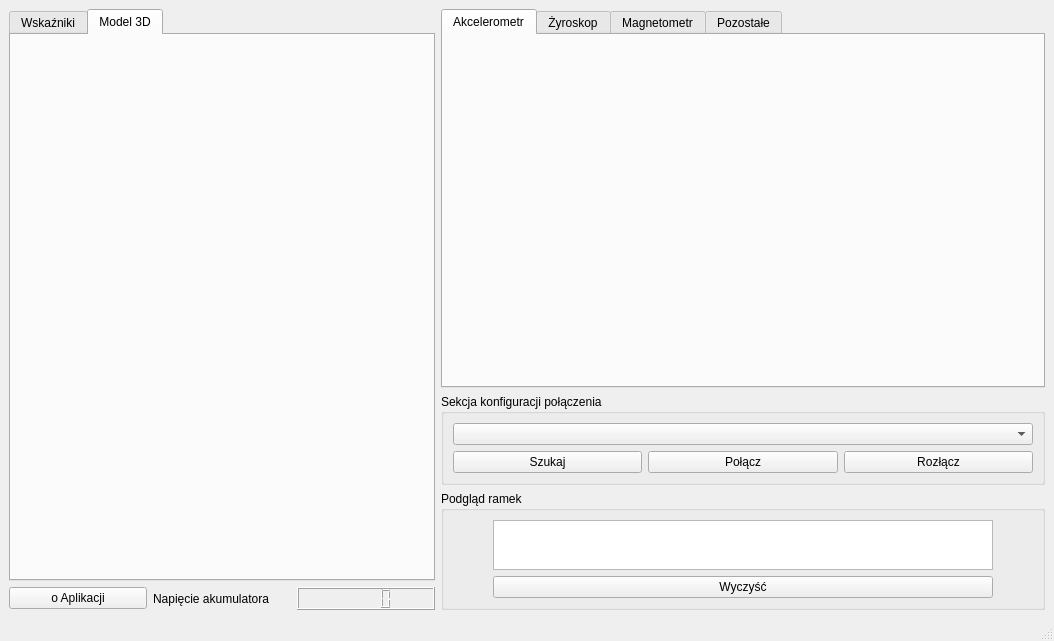
<?xml version="1.0" encoding="UTF-8"?>
<ui version="4.0">
 <class>MainWindow</class>
 <widget class="QMainWindow" name="MainWindow">
  <property name="geometry">
   <rect>
    <x>0</x>
    <y>0</y>
    <width>1054</width>
    <height>641</height>
   </rect>
  </property>
  <property name="sizePolicy">
   <sizepolicy hsizetype="Preferred" vsizetype="Preferred">
    <horstretch>0</horstretch>
    <verstretch>0</verstretch>
   </sizepolicy>
  </property>
  <property name="minimumSize">
   <size>
    <width>500</width>
    <height>50</height>
   </size>
  </property>
  <property name="windowTitle">
   <string>Wizualizacja danych z modelu rakiety</string>
  </property>
  <widget class="QWidget" name="centralwidget">
   <layout class="QGridLayout" name="gridLayout_12">
    <item row="0" column="0">
     <layout class="QVBoxLayout" name="verticalLayout_17">
      <item>
       <widget class="QTabWidget" name="tabWidget_2">
        <property name="currentIndex">
         <number>1</number>
        </property>
        <widget class="QWidget" name="tab">
         <attribute name="title">
          <string>Wskaźniki</string>
         </attribute>
         <layout class="QGridLayout" name="gridLayout_6">
          <item row="0" column="0">
           <widget class="QGroupBox" name="groupBox_7">
            <property name="sizePolicy">
             <sizepolicy hsizetype="Expanding" vsizetype="Preferred">
              <horstretch>0</horstretch>
              <verstretch>0</verstretch>
             </sizepolicy>
            </property>
            <property name="title">
             <string>Prezentacja położenia rakiety</string>
            </property>
            <layout class="QGridLayout" name="gridLayout_4">
             <item row="0" column="0">
              <layout class="QVBoxLayout" name="verticalLayout_16">
               <item>
                <layout class="QHBoxLayout" name="horizontalLayout_6">
                 <item>
                  <layout class="QVBoxLayout" name="verticalLayout_13">
                   <item>
                    <widget class="QGroupBox" name="groupBox">
                     <property name="title">
                      <string>Akcelerometr</string>
                     </property>
                     <layout class="QGridLayout" name="gridLayout_5">
                      <item row="0" column="0">
                       <widget class="QProgressBar" name="progressBar_AccX">
                        <property name="enabled">
                         <bool>true</bool>
                        </property>
                        <property name="sizePolicy">
                         <sizepolicy hsizetype="Expanding" vsizetype="Expanding">
                          <horstretch>0</horstretch>
                          <verstretch>0</verstretch>
                         </sizepolicy>
                        </property>
                        <property name="minimum">
                         <number>-100</number>
                        </property>
                        <property name="maximum">
                         <number>100</number>
                        </property>
                        <property name="value">
                         <number>-100</number>
                        </property>
                        <property name="orientation">
                         <enum>Qt::Vertical</enum>
                        </property>
                       </widget>
                      </item>
                      <item row="0" column="1">
                       <widget class="QProgressBar" name="progressBar_AccY">
                        <property name="sizePolicy">
                         <sizepolicy hsizetype="Expanding" vsizetype="Expanding">
                          <horstretch>0</horstretch>
                          <verstretch>0</verstretch>
                         </sizepolicy>
                        </property>
                        <property name="minimum">
                         <number>-100</number>
                        </property>
                        <property name="maximum">
                         <number>100</number>
                        </property>
                        <property name="value">
                         <number>-100</number>
                        </property>
                        <property name="orientation">
                         <enum>Qt::Vertical</enum>
                        </property>
                       </widget>
                      </item>
                      <item row="1" column="2">
                       <widget class="QLabel" name="label_3">
                        <property name="text">
                         <string>Z</string>
                        </property>
                        <property name="alignment">
                         <set>Qt::AlignCenter</set>
                        </property>
                       </widget>
                      </item>
                      <item row="1" column="0">
                       <widget class="QLabel" name="label">
                        <property name="layoutDirection">
                         <enum>Qt::LeftToRight</enum>
                        </property>
                        <property name="text">
                         <string>X</string>
                        </property>
                        <property name="alignment">
                         <set>Qt::AlignCenter</set>
                        </property>
                       </widget>
                      </item>
                      <item row="0" column="2">
                       <widget class="QProgressBar" name="progressBar_AccZ">
                        <property name="sizePolicy">
                         <sizepolicy hsizetype="Expanding" vsizetype="Expanding">
                          <horstretch>0</horstretch>
                          <verstretch>0</verstretch>
                         </sizepolicy>
                        </property>
                        <property name="minimum">
                         <number>-100</number>
                        </property>
                        <property name="maximum">
                         <number>100</number>
                        </property>
                        <property name="value">
                         <number>-100</number>
                        </property>
                        <property name="orientation">
                         <enum>Qt::Vertical</enum>
                        </property>
                       </widget>
                      </item>
                      <item row="1" column="1">
                       <widget class="QLabel" name="label_2">
                        <property name="text">
                         <string>Y</string>
                        </property>
                        <property name="alignment">
                         <set>Qt::AlignCenter</set>
                        </property>
                       </widget>
                      </item>
                     </layout>
                    </widget>
                   </item>
                   <item>
                    <widget class="QLCDNumber" name="lcdNumber_Temp">
                     <property name="font">
                      <font>
                       <pointsize>10</pointsize>
                       <weight>75</weight>
                       <bold>true</bold>
                      </font>
                     </property>
                     <property name="digitCount">
                      <number>4</number>
                     </property>
                    </widget>
                   </item>
                   <item>
                    <widget class="QLabel" name="label_7">
                     <property name="text">
                      <string>Temperatura</string>
                     </property>
                     <property name="alignment">
                      <set>Qt::AlignCenter</set>
                     </property>
                    </widget>
                   </item>
                  </layout>
                 </item>
                 <item>
                  <layout class="QVBoxLayout" name="verticalLayout_14">
                   <item>
                    <widget class="QGroupBox" name="groupBox_2">
                     <property name="title">
                      <string>Żyroskop</string>
                     </property>
                     <layout class="QHBoxLayout" name="horizontalLayout">
                      <item>
                       <layout class="QVBoxLayout" name="verticalLayout_2">
                        <item>
                         <widget class="QProgressBar" name="progressBar_GyrX">
                          <property name="sizePolicy">
                           <sizepolicy hsizetype="Expanding" vsizetype="Expanding">
                            <horstretch>0</horstretch>
                            <verstretch>0</verstretch>
                           </sizepolicy>
                          </property>
                          <property name="minimum">
                           <number>-100</number>
                          </property>
                          <property name="maximum">
                           <number>100</number>
                          </property>
                          <property name="value">
                           <number>-100</number>
                          </property>
                          <property name="orientation">
                           <enum>Qt::Vertical</enum>
                          </property>
                         </widget>
                        </item>
                        <item>
                         <widget class="QLabel" name="label_6">
                          <property name="text">
                           <string>X</string>
                          </property>
                          <property name="alignment">
                           <set>Qt::AlignCenter</set>
                          </property>
                         </widget>
                        </item>
                       </layout>
                      </item>
                      <item>
                       <layout class="QVBoxLayout" name="verticalLayout_5">
                        <item>
                         <layout class="QVBoxLayout" name="verticalLayout">
                          <item>
                           <widget class="QProgressBar" name="progressBar_GyrY">
                            <property name="sizePolicy">
                             <sizepolicy hsizetype="Expanding" vsizetype="Expanding">
                              <horstretch>0</horstretch>
                              <verstretch>0</verstretch>
                             </sizepolicy>
                            </property>
                            <property name="minimum">
                             <number>-100</number>
                            </property>
                            <property name="maximum">
                             <number>100</number>
                            </property>
                            <property name="value">
                             <number>-100</number>
                            </property>
                            <property name="orientation">
                             <enum>Qt::Vertical</enum>
                            </property>
                           </widget>
                          </item>
                         </layout>
                        </item>
                        <item>
                         <widget class="QLabel" name="label_5">
                          <property name="text">
                           <string>Y</string>
                          </property>
                          <property name="alignment">
                           <set>Qt::AlignCenter</set>
                          </property>
                         </widget>
                        </item>
                       </layout>
                      </item>
                      <item>
                       <layout class="QVBoxLayout" name="verticalLayout_4">
                        <item>
                         <widget class="QProgressBar" name="progressBar_GyrZ">
                          <property name="sizePolicy">
                           <sizepolicy hsizetype="Expanding" vsizetype="Expanding">
                            <horstretch>0</horstretch>
                            <verstretch>0</verstretch>
                           </sizepolicy>
                          </property>
                          <property name="minimum">
                           <number>-100</number>
                          </property>
                          <property name="maximum">
                           <number>100</number>
                          </property>
                          <property name="value">
                           <number>-100</number>
                          </property>
                          <property name="orientation">
                           <enum>Qt::Vertical</enum>
                          </property>
                         </widget>
                        </item>
                        <item>
                         <widget class="QLabel" name="label_4">
                          <property name="text">
                           <string>Z</string>
                          </property>
                          <property name="alignment">
                           <set>Qt::AlignCenter</set>
                          </property>
                         </widget>
                        </item>
                       </layout>
                      </item>
                     </layout>
                    </widget>
                   </item>
                   <item>
                    <widget class="QLCDNumber" name="lcdNumber_Pres">
                     <property name="font">
                      <font>
                       <pointsize>10</pointsize>
                       <weight>75</weight>
                       <bold>true</bold>
                      </font>
                     </property>
                     <property name="digitCount">
                      <number>6</number>
                     </property>
                    </widget>
                   </item>
                   <item>
                    <widget class="QLabel" name="label_8">
                     <property name="text">
                      <string>Ciśneinie</string>
                     </property>
                     <property name="alignment">
                      <set>Qt::AlignCenter</set>
                     </property>
                    </widget>
                   </item>
                  </layout>
                 </item>
                 <item>
                  <layout class="QVBoxLayout" name="verticalLayout_15">
                   <item>
                    <widget class="QGroupBox" name="groupBox_4">
                     <property name="title">
                      <string>Magnetometr</string>
                     </property>
                     <layout class="QHBoxLayout" name="horizontalLayout_3">
                      <item>
                       <layout class="QVBoxLayout" name="verticalLayout_8">
                        <item>
                         <widget class="QProgressBar" name="progressBar_MagX">
                          <property name="sizePolicy">
                           <sizepolicy hsizetype="Expanding" vsizetype="Expanding">
                            <horstretch>0</horstretch>
                            <verstretch>0</verstretch>
                           </sizepolicy>
                          </property>
                          <property name="minimum">
                           <number>-100</number>
                          </property>
                          <property name="maximum">
                           <number>100</number>
                          </property>
                          <property name="value">
                           <number>-100</number>
                          </property>
                          <property name="orientation">
                           <enum>Qt::Vertical</enum>
                          </property>
                         </widget>
                        </item>
                        <item>
                         <widget class="QLabel" name="label_12">
                          <property name="text">
                           <string>X</string>
                          </property>
                          <property name="alignment">
                           <set>Qt::AlignCenter</set>
                          </property>
                         </widget>
                        </item>
                       </layout>
                      </item>
                      <item>
                       <layout class="QVBoxLayout" name="verticalLayout_9">
                        <item>
                         <widget class="QProgressBar" name="progressBar_MagY">
                          <property name="sizePolicy">
                           <sizepolicy hsizetype="Expanding" vsizetype="Expanding">
                            <horstretch>0</horstretch>
                            <verstretch>0</verstretch>
                           </sizepolicy>
                          </property>
                          <property name="minimum">
                           <number>-100</number>
                          </property>
                          <property name="maximum">
                           <number>100</number>
                          </property>
                          <property name="value">
                           <number>-100</number>
                          </property>
                          <property name="orientation">
                           <enum>Qt::Vertical</enum>
                          </property>
                         </widget>
                        </item>
                        <item>
                         <widget class="QLabel" name="label_13">
                          <property name="text">
                           <string>Y</string>
                          </property>
                          <property name="alignment">
                           <set>Qt::AlignCenter</set>
                          </property>
                         </widget>
                        </item>
                       </layout>
                      </item>
                      <item>
                       <layout class="QVBoxLayout" name="verticalLayout_10">
                        <item>
                         <widget class="QProgressBar" name="progressBar_MagZ">
                          <property name="sizePolicy">
                           <sizepolicy hsizetype="Expanding" vsizetype="Expanding">
                            <horstretch>0</horstretch>
                            <verstretch>0</verstretch>
                           </sizepolicy>
                          </property>
                          <property name="minimum">
                           <number>-100</number>
                          </property>
                          <property name="maximum">
                           <number>100</number>
                          </property>
                          <property name="value">
                           <number>-100</number>
                          </property>
                          <property name="orientation">
                           <enum>Qt::Vertical</enum>
                          </property>
                         </widget>
                        </item>
                        <item>
                         <widget class="QLabel" name="label_14">
                          <property name="text">
                           <string>Z</string>
                          </property>
                          <property name="alignment">
                           <set>Qt::AlignCenter</set>
                          </property>
                         </widget>
                        </item>
                       </layout>
                      </item>
                     </layout>
                    </widget>
                   </item>
                   <item>
                    <widget class="QLCDNumber" name="lcdNumber_Alt"/>
                   </item>
                   <item>
                    <widget class="QLabel" name="label_15">
                     <property name="text">
                      <string>Wysokość</string>
                     </property>
                     <property name="alignment">
                      <set>Qt::AlignCenter</set>
                     </property>
                    </widget>
                   </item>
                  </layout>
                 </item>
                </layout>
               </item>
               <item>
                <widget class="QGroupBox" name="groupBox_3">
                 <property name="title">
                  <string>Kąty</string>
                 </property>
                 <layout class="QHBoxLayout" name="horizontalLayout_2">
                  <item>
                   <layout class="QVBoxLayout" name="verticalLayout_6">
                    <item>
                     <widget class="QLabel" name="label_9">
                      <property name="text">
                       <string>Roll</string>
                      </property>
                     </widget>
                    </item>
                    <item>
                     <widget class="QLabel" name="label_10">
                      <property name="text">
                       <string>Pitch</string>
                      </property>
                     </widget>
                    </item>
                    <item>
                     <widget class="QLabel" name="label_11">
                      <property name="text">
                       <string>Yaw</string>
                      </property>
                     </widget>
                    </item>
                   </layout>
                  </item>
                  <item>
                   <layout class="QVBoxLayout" name="verticalLayout_3">
                    <item>
                     <widget class="QProgressBar" name="progressBar_Roll">
                      <property name="minimum">
                       <number>-180</number>
                      </property>
                      <property name="maximum">
                       <number>180</number>
                      </property>
                      <property name="value">
                       <number>0</number>
                      </property>
                      <property name="format">
                       <string>%v°</string>
                      </property>
                     </widget>
                    </item>
                    <item>
                     <widget class="QProgressBar" name="progressBar_Pitch">
                      <property name="minimum">
                       <number>-180</number>
                      </property>
                      <property name="maximum">
                       <number>180</number>
                      </property>
                      <property name="value">
                       <number>0</number>
                      </property>
                      <property name="format">
                       <string>%v°</string>
                      </property>
                     </widget>
                    </item>
                    <item>
                     <widget class="QProgressBar" name="progressBar_Yaw">
                      <property name="minimum">
                       <number>-180</number>
                      </property>
                      <property name="maximum">
                       <number>180</number>
                      </property>
                      <property name="value">
                       <number>0</number>
                      </property>
                      <property name="format">
                       <string>%v°</string>
                      </property>
                     </widget>
                    </item>
                   </layout>
                  </item>
                  <item>
                   <widget class="QLabel" name="label_pic">
                    <property name="text">
                     <string>TextLabel</string>
                    </property>
                   </widget>
                  </item>
                 </layout>
                </widget>
               </item>
              </layout>
             </item>
            </layout>
           </widget>
          </item>
         </layout>
        </widget>
        <widget class="QWidget" name="tab_2">
         <attribute name="title">
          <string>Model 3D</string>
         </attribute>
         <layout class="QGridLayout" name="gridLayout_11">
          <item row="0" column="0">
           <layout class="QGridLayout" name="gridLayout_10">
            <item row="0" column="0">
             <widget class="GLWidget" name="widget_gl" native="true"/>
            </item>
           </layout>
          </item>
         </layout>
        </widget>
       </widget>
      </item>
      <item>
       <layout class="QHBoxLayout" name="horizontalLayout_7">
        <item>
         <widget class="QPushButton" name="pushButton_About">
          <property name="text">
           <string>o Aplikacji</string>
          </property>
         </widget>
        </item>
        <item>
         <widget class="QLabel" name="label_Voltage">
          <property name="text">
           <string>Napięcie akumulatora</string>
          </property>
          <property name="alignment">
           <set>Qt::AlignJustify|Qt::AlignVCenter</set>
          </property>
         </widget>
        </item>
        <item>
         <widget class="QLCDNumber" name="lcdNumber_Voltage"/>
        </item>
       </layout>
      </item>
     </layout>
    </item>
    <item row="0" column="1">
     <layout class="QVBoxLayout" name="verticalLayout_12">
      <property name="sizeConstraint">
       <enum>QLayout::SetFixedSize</enum>
      </property>
      <item>
       <widget class="QTabWidget" name="tabWidget">
        <property name="sizePolicy">
         <sizepolicy hsizetype="Minimum" vsizetype="Minimum">
          <horstretch>0</horstretch>
          <verstretch>0</verstretch>
         </sizepolicy>
        </property>
        <property name="currentIndex">
         <number>0</number>
        </property>
        <widget class="QWidget" name="tab_6">
         <attribute name="title">
          <string>Akcelerometr</string>
         </attribute>
         <layout class="QGridLayout" name="gridLayout_3">
          <item row="0" column="0">
           <widget class="QCustomPlot" name="customPlot_Acc" native="true"/>
          </item>
         </layout>
        </widget>
        <widget class="QWidget" name="tab_7">
         <attribute name="title">
          <string>Żyroskop</string>
         </attribute>
         <layout class="QGridLayout" name="gridLayout_7">
          <item row="0" column="0">
           <widget class="QCustomPlot" name="customPlot_Gyr" native="true"/>
          </item>
         </layout>
        </widget>
        <widget class="QWidget" name="tab_8">
         <attribute name="title">
          <string>Magnetometr</string>
         </attribute>
         <layout class="QGridLayout" name="gridLayout_8">
          <item row="0" column="0">
           <widget class="QCustomPlot" name="customPlot_Mag" native="true"/>
          </item>
         </layout>
        </widget>
        <widget class="QWidget" name="tab_9">
         <attribute name="title">
          <string>Pozostałe</string>
         </attribute>
         <layout class="QGridLayout" name="gridLayout_9">
          <item row="0" column="0">
           <widget class="QCustomPlot" name="customPlot_Temp" native="true"/>
          </item>
          <item row="1" column="0">
           <widget class="QCustomPlot" name="customPlot_Pres" native="true"/>
          </item>
         </layout>
        </widget>
       </widget>
      </item>
      <item>
       <widget class="QGroupBox" name="groupBox_logi">
        <property name="sizePolicy">
         <sizepolicy hsizetype="Minimum" vsizetype="Maximum">
          <horstretch>0</horstretch>
          <verstretch>0</verstretch>
         </sizepolicy>
        </property>
        <property name="title">
         <string>Sekcja konfiguracji połączenia</string>
        </property>
        <layout class="QGridLayout" name="gridLayout">
         <item row="0" column="0">
          <layout class="QVBoxLayout" name="verticalLayout_7">
           <item>
            <widget class="QComboBox" name="comboBox_devices"/>
           </item>
           <item>
            <layout class="QHBoxLayout" name="horizontalLayout_4">
             <item>
              <widget class="QPushButton" name="pushButton_szukaj">
               <property name="text">
                <string>Szukaj</string>
               </property>
              </widget>
             </item>
             <item>
              <widget class="QPushButton" name="pushButton_polacz">
               <property name="text">
                <string>Połącz</string>
               </property>
              </widget>
             </item>
             <item>
              <widget class="QPushButton" name="pushButton_zamknij">
               <property name="text">
                <string>Rozłącz</string>
               </property>
              </widget>
             </item>
            </layout>
           </item>
          </layout>
         </item>
        </layout>
       </widget>
      </item>
      <item>
       <widget class="QGroupBox" name="groupBox_6">
        <property name="sizePolicy">
         <sizepolicy hsizetype="Minimum" vsizetype="Maximum">
          <horstretch>0</horstretch>
          <verstretch>0</verstretch>
         </sizepolicy>
        </property>
        <property name="minimumSize">
         <size>
          <width>0</width>
          <height>0</height>
         </size>
        </property>
        <property name="title">
         <string>Podgląd ramek</string>
        </property>
        <layout class="QGridLayout" name="gridLayout_2">
         <item row="0" column="0">
          <layout class="QHBoxLayout" name="horizontalLayout_5">
           <item>
            <spacer name="horizontalSpacer">
             <property name="orientation">
              <enum>Qt::Horizontal</enum>
             </property>
             <property name="sizeHint" stdset="0">
              <size>
               <width>40</width>
               <height>20</height>
              </size>
             </property>
            </spacer>
           </item>
           <item>
            <layout class="QVBoxLayout" name="verticalLayout_11">
             <item>
              <widget class="QTextEdit" name="textEdit_logi">
               <property name="sizePolicy">
                <sizepolicy hsizetype="Expanding" vsizetype="Maximum">
                 <horstretch>0</horstretch>
                 <verstretch>0</verstretch>
                </sizepolicy>
               </property>
               <property name="minimumSize">
                <size>
                 <width>500</width>
                 <height>50</height>
                </size>
               </property>
               <property name="maximumSize">
                <size>
                 <width>16777215</width>
                 <height>50</height>
                </size>
               </property>
              </widget>
             </item>
             <item>
              <widget class="QPushButton" name="pushButton_clear">
               <property name="text">
                <string>Wyczyść</string>
               </property>
              </widget>
             </item>
            </layout>
           </item>
           <item>
            <spacer name="horizontalSpacer_2">
             <property name="orientation">
              <enum>Qt::Horizontal</enum>
             </property>
             <property name="sizeHint" stdset="0">
              <size>
               <width>40</width>
               <height>20</height>
              </size>
             </property>
            </spacer>
           </item>
          </layout>
         </item>
        </layout>
       </widget>
      </item>
     </layout>
    </item>
   </layout>
  </widget>
  <widget class="QStatusBar" name="statusbar"/>
 </widget>
 <customwidgets>
  <customwidget>
   <class>QCustomPlot</class>
   <extends>QWidget</extends>
   <header>qcustomplot.h</header>
   <container>1</container>
  </customwidget>
  <customwidget>
   <class>GLWidget</class>
   <extends>QWidget</extends>
   <header>glwidget.h</header>
   <container>1</container>
  </customwidget>
 </customwidgets>
 <resources/>
 <connections/>
</ui>
